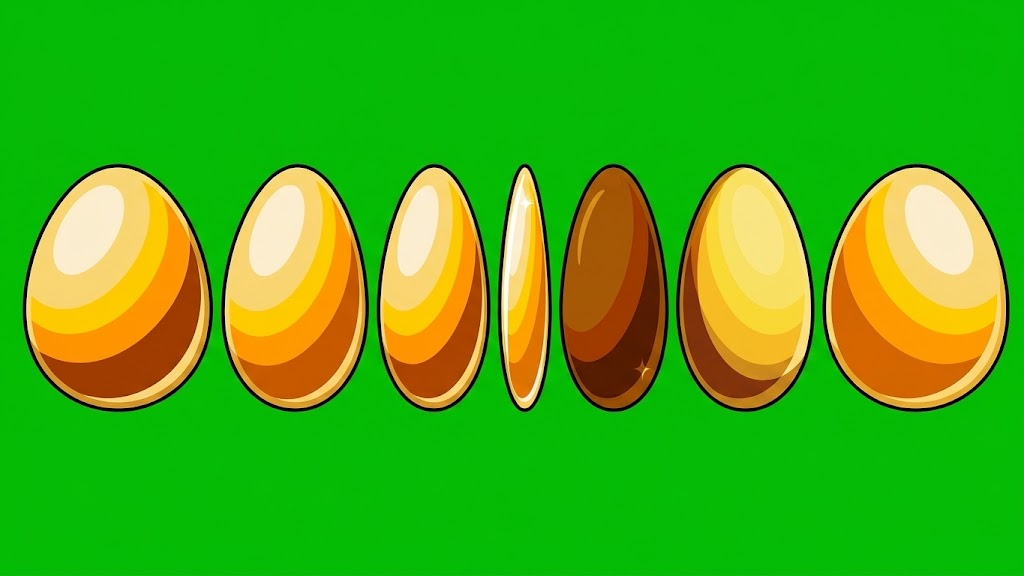
#> input picture sheets/v2/egg_spin.png, 1024 x 576 px, found by its file name
$ python cut_eggs.py
#> lines starting #> are read from the running program, lines starting #| are printed output that depends on the picture; after the words box and inside, x2 and y2 are one past the last pixel; in counts of white or black regions, pixels touching at a corner belong together
### tools/imglib.py
import numpy as np, json, os, sys
from PIL import Image

GEN = "gen"
OUT = r"C:\Users\it\Desktop\jj-landscape"
ANIM = os.path.join(OUT, "anim")

def key_green(im, tol=52):
    """Alpha-key a flat green screen. Returns RGBA float-safe uint8 array."""
#> called with tol = 52
    a = np.asarray(im.convert("RGB")).astype(np.int16)
    r, g, b = a[..., 0], a[..., 1], a[..., 2]
    # generous: green channel clearly dominant over both others
    green = (g - np.maximum(r, b)) > tol
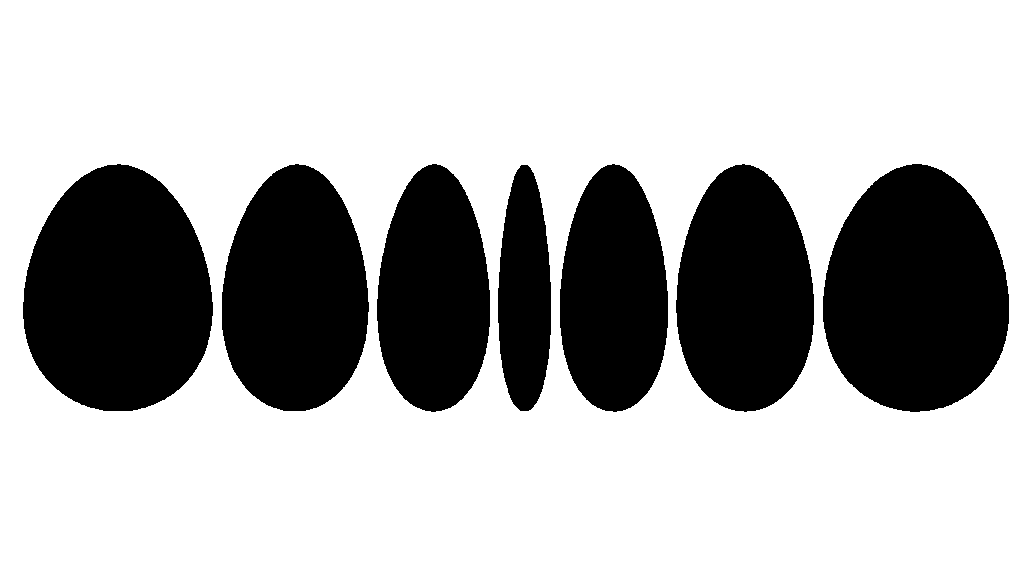
#> green: shape (576, 1024) bool; 69.5% white; 7 black regions, largest, box (x1, y1, x2, y2) and area: (23, 164, 213, 411) 36401, (823, 164, 1009, 412) 35809, (222, 164, 369, 411) 28248
    rgba = np.dstack([a.astype(np.uint8), np.where(green, 0, 255).astype(np.uint8)])
    return rgba

def despill(rgba):
    """Pull the green fringe out of the surviving edge pixels."""
    a = rgba.astype(np.int16)
#> a: shape (576, 1024, 4) int16
    r, g, b = a[..., 0], a[..., 1], a[..., 2]
    lim = np.maximum(r, b)
    over = (g > lim) & (rgba[..., 3] > 0)
#> over: shape (576, 1024) bool; 1.3% white in thin lines or dots, all inside (x1, y1, x2, y2) = (23, 164, 1009, 412)
    a[..., 1] = np.where(over, lim, g)
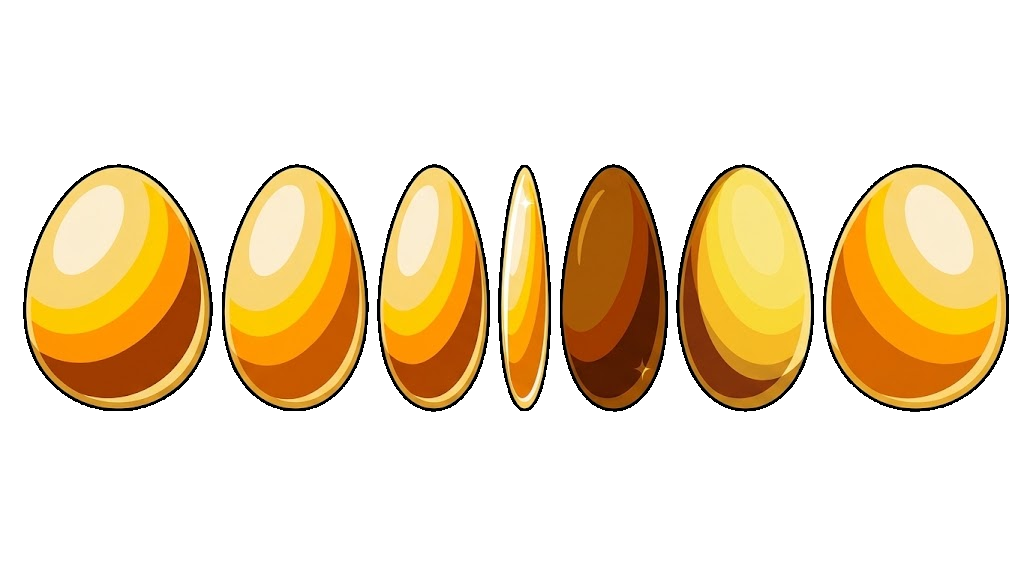
#> a: shape (576, 1024, 4) int16; mean R, G, B, A 67.3, 175.1, 20.9, 77.8; transparent parts drawn white
    return a.astype(np.uint8)

# [13 lines left out: function col_split, not called in this run]

def bbox(alpha):
    ys, xs = np.nonzero(alpha)
    if not len(ys): return None
    return xs.min(), ys.min(), xs.max() + 1, ys.max() + 1

# [5 lines left out: function cap_area, not called in this run]

from collections import deque

def label(mask):
    """4-connected components. Returns (labels, count) with 0 = background."""
    h, w = mask.shape
#> h = 576; w = 1024
    lab = np.zeros((h, w), np.int32)
    n = 0
    for sy in range(h):
        row = mask[sy]
        for sx in range(w):
            if not row[sx] or lab[sy, sx]: continue
            n += 1
            q = deque([(sy, sx)]); lab[sy, sx] = n
            while q:
                y, x = q.popleft()
                for dy, dx in ((1,0),(-1,0),(0,1),(0,-1)):
                    ny, nx = y+dy, x+dx
                    if 0 <= ny < h and 0 <= nx < w and mask[ny, nx] and not lab[ny, nx]:
                        lab[ny, nx] = n; q.append((ny, nx))
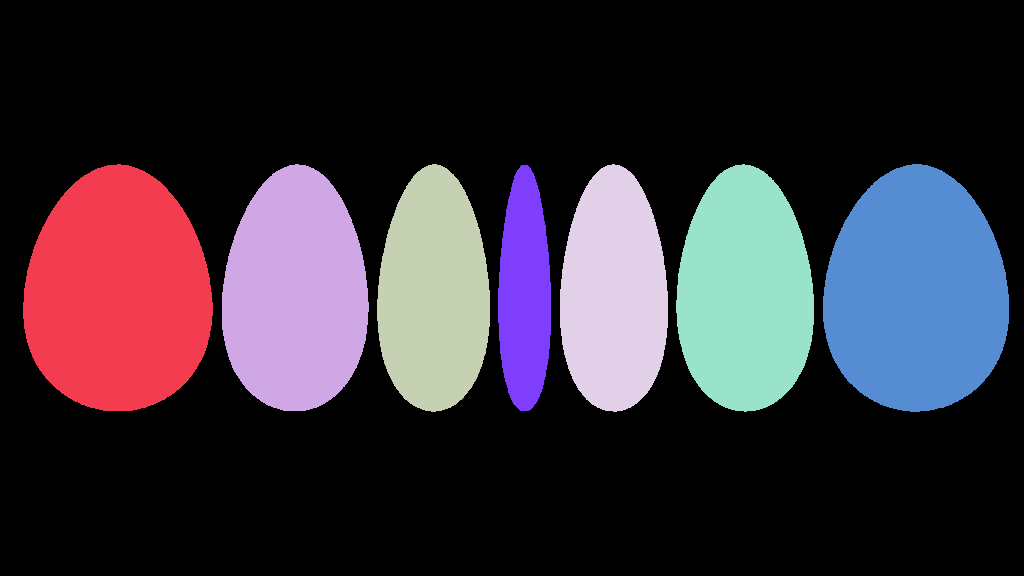
#> lab: shape (576, 1024) int32; 8 distinct labels, from 0 to 7; one colour per label, 0 black
#> after the loop, n = 7
    return lab, n

# [58 lines left out: functions flood_split, erode, fat_radius, key_sky, not called in this run]

### tools/paths.py
# -*- coding: utf-8 -*-
"""Where the raw generations live, now that they no longer live here.

   The game folder holds what SHIPS plus the scripts that rebuild it. The
   sheets those scripts read -- every Gemini render, the reference art, the
   30-second music masters -- are 145MB of source that the game never loads,
   so they sit with the tool that made them instead:

       Gemini Studio / dgh /  sheets  ref  audio  concept  frames  anim_src

   which is also the DGH section in the Studio dashboard, so a sheet can be
   looked at, re-cut or re-generated from the same place.

   Every cut_*.py reads from SHEETS, every gen_*.py writes into it, and the
   art they produce still lands in art/ and anim/ next to the game. Override
   with DGH_ARCHIVE if the studio ever moves."""
import os

ROOT = os.path.dirname(os.path.dirname(os.path.abspath(__file__)))   # the game

ARCHIVE = os.environ.get('DGH_ARCHIVE') or os.path.join(
    os.path.dirname(ROOT), 'Gemini Prompt Sender', 'dashboard', 'dgh')

SHEETS  = os.path.join(ARCHIVE, 'sheets')      # v2 / v3 / v4, the raw renders
REF     = os.path.join(ARCHIVE, 'ref')         # key art + attachment references
AUDIOSRC= os.path.join(ARCHIVE, 'audio')       # the 192k music masters

def sheets(*parts):
    return os.path.join(SHEETS, *parts)

# [8 lines left out: function need, not called in this run]

### tools/cut_eggs.py
# -*- coding: utf-8 -*-
"""Assemble the golden egg's spin from a painted turnaround sheet.

Three approaches were tried and the first two are written up here because both
are tempting and both are wrong:

  1. Squash one hero egg horizontally per frame. The silhouette narrows but the
     highlight stays welded to the surface, so the eye reads a picture being
     scaled rather than an object turning. This is what "cheap" looks like.
  2. Wrap the painting round a solid of revolution and re-project it -- a pixel
     at horizontal position u sits at surface angle asin(u), so after turning by
     t it is seen at sin(asin(u) + t). The model is correct and the output was
     striped: the mapping crushes the whole texture into a few columns at the
     silhouette, so a handful of source pixels smear across the edge. Doing it
     properly wants real area sampling.

So the SHADING is painted, per angle, and only the WIDTH is set here. That
split is the point: the thing that has to be hand-drawn is the thing a program
cannot fake -- bands that curve round the form like lines of longitude, a warm
bounce light hugging the dark limb, a bright polished rim at the edge -- and the
thing a program should own is the one number the artist cannot hold steady
across ten drawings, the silhouette width.

The sheet comes back in whatever order the model felt like, so frames are picked
by MEASUREMENT: width says how far round it is, mean brightness says whether it
is the lit face or the reverse. `CYCLE` then lays them out on a cosine, and the
second half of the turn reuses the first half's art MIRRORED, which is what a
symmetric object actually does and stops the loop reading as a repeat.

    python cut_eggs.py          # sheets/v2/egg_spin.png -> anim/egg*.webp
"""
import os, sys
sys.path.insert(0, os.path.dirname(os.path.abspath(__file__)))
from paths import SHEETS, REF, AUDIOSRC, ROOT as GAME, sheets, need
import os, sys, json
import numpy as np
from PIL import Image

sys.path.insert(0, os.path.dirname(os.path.abspath(__file__)))
from imglib import key_green, despill, bbox, label

ROOT = os.path.dirname(os.path.dirname(os.path.abspath(__file__)))
SH   = sheets("v2")
ANIM = os.path.join(ROOT, "anim")

TALL = 62        # frame height in sprite pixels
# TWELVE, not ten. At 36 degrees a step no frame lands on 90, so there is no
# true edge-on view and the nearest two are a third of full width -- which put
# FOUR of ten frames into a sliver and turned a run of eggs into a row of
# splinters. At 30 degrees a step the edge is hit exactly, twice, and only twice.
N    = 12
# And the width is eased. A raw |cos t| crowds the cycle toward the edge; the
# exponent fattens the middle so the egg reads as a solid object turning, with
# one quick flick through the edge, which is what the hand-made set did.
EASE = 0.70
MINW = 0.22      # the edge-on frame keeps this much width; 0 would vanish
MAXF = 16        # tidy up frames left by a longer previous cycle
# The painted reverse is genuinely dark, which is right for a lit object and
# wrong for a pickup: half a cycle of dark brown reads as the egg flickering out
# of existence rather than turning. Lifted to about four fifths of the lit face,
# which keeps it obviously the shadow side while keeping it obviously gold.
LIFT = 1.34


def read_sheet(path):
    """Every egg on the sheet, with the two measurements that place it."""
    rgba = despill(key_green(Image.open(path)))
    lab, n = label(rgba[..., 3] > 0)
#> n = 7
    out = []
    for i in range(1, n + 1):
        m = lab == i
        if int(m.sum()) < 2500: continue
        bb = bbox(m)
        sub = rgba[bb[1]:bb[3], bb[0]:bb[2]].copy()
        sub[..., 3] = np.where(m[bb[1]:bb[3], bb[0]:bb[2]], sub[..., 3], 0)
        px = sub[..., :3][sub[..., 3] > 60]
        out.append({"img": sub, "w": bb[2] - bb[0], "lum": float(px.mean())})
#> this loop made 7 passes
#> bb on passes 1 to 7: (23, 164, 213, 411), (222, 164, 369, 411), (377, 164, 490, 412), (560, 164, 668, 412), (676, 164, 814, 412), (823, 164, 1009, 412), (498, 165, 551, 411)
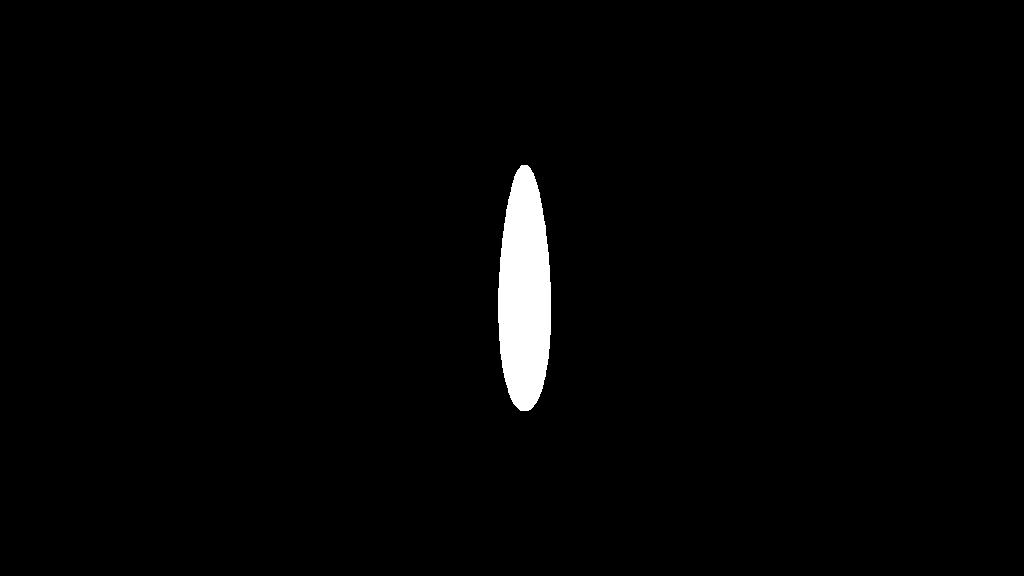
#> m: shape (576, 1024) bool; 1.7% white; 1 white region, box (x1, y1, x2, y2) and area: (498, 165, 551, 411) 10193
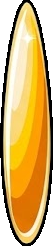
#> sub: shape (246, 53, 4); mean of channels 0, 1, 2, 3 163.7, 161.1, 56.8, 199.4; transparent parts drawn white
#> after the loop, out = 7 items
    return out


def main():
    fr = read_sheet(os.path.join(SH, "egg_spin.png"))
    wide = max(f["w"] for f in fr)
#> wide = 190
    # EDGES FIRST, then lit vs reverse. Splitting the whole sheet on median
    # brightness put the edge-on views -- which are mid-toned by nature, being
    # mostly rim -- into the reverse pool, where LIFT then brightened them into
    # pale slivers. Width says which frames are edges; only the WIDE ones get
    # sorted by brightness, and the split is taken at their biggest GAP rather
    # than at a median, because a median splits a group in half whether or not
    # there are two groups to split.
    edges = [f for f in fr if f["w"] < wide * 0.60]
#> edges = 3 items
    body  = sorted([f for f in fr if f["w"] >= wide * 0.60], key=lambda f: f["lum"])
#> body = 4 items
    gaps  = [(body[i+1]["lum"] - body[i]["lum"], i) for i in range(len(body)-1)]
#> gaps = [(0.00325, 0), (4.88, 1), (3.28, 2)]
    cut   = max(gaps)[1] if gaps else 0
#> cut = 1
    back  = sorted(body[:cut+1], key=lambda f: -f["w"])
#> back = 2 items
    front = sorted(body[cut+1:], key=lambda f: -f["w"])
#> front = 2 items
    if not front: front, back = back, front
    if not back: back = front[-2:]
    if not edges: edges = front[-1:]
    print("  %d on the sheet: %d lit, %d reverse, %d edge"
          % (len(fr), len(front), len(back), len(edges)))
#|   7 on the sheet: 2 lit, 2 reverse, 3 edge

    def pick(pool, frac):
        """the drawing whose own width is closest to the angle we want"""
        return min(pool, key=lambda f: abs(f["w"]/wide - frac))

    meta = []
    for i in range(N):
        t = i * 2 * np.pi / N
        c = np.cos(t)
        frac = max(MINW, abs(c) ** EASE)
        edge = abs(c) < 0.2
        src = pick(edges if edge else (front if c >= 0 else back), frac)
        art = src["img"]
        if c < 0 and not edge:
            art = art.copy()
            art[..., :3] = np.clip(art[..., :3].astype(np.float32) * LIFT, 0, 255).astype(np.uint8)
        im = Image.fromarray(art, "RGBA")
        # the back half of the turn is the front half seen from the other side
        if i > N // 2: im = im.transpose(Image.FLIP_LEFT_RIGHT)
        h = TALL
        w = max(1, round(wide * frac * (TALL / im.height)))
        im = im.resize((w, h), Image.LANCZOS)
        f = "egg%d.webp" % i
        im.save(os.path.join(ANIM, f), "WEBP", quality=92, method=6)
        # eggs hang on their CENTRE, not their feet: they float, spin and fly to
        # the counter, and every one of those wants the middle of the sprite
        meta.append({"f": f, "w": w, "h": h, "ay": h / 2.0})
        print("   %s %2dx%d  %s" % (f, w, h, "edge" if edge else ("lit" if c >= 0 else "reverse")))
#> this loop made 12 passes
#> w on passes 1 to 12: 48, 43, 29, 11, 29, 43, 48, 43, 29, 11, 29, 43
#|    egg0.webp 48x62  lit
#|    egg1.webp 43x62  lit
#|    egg2.webp 29x62  lit
#|    egg3.webp 11x62  edge
#|    egg4.webp 29x62  reverse
#|    egg5.webp 43x62  reverse
#|    egg6.webp 48x62  reverse
#|    egg7.webp 43x62  reverse
#> (further printed lines are left out)
#> pass 1, in main, `art = src["img"]`:
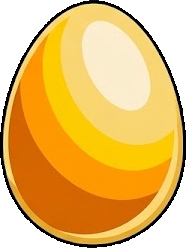
#> art: shape (248, 186, 4); mean of channels 0, 1, 2, 3 179, 171.5, 49.1, 198; transparent parts drawn white
#> after the loop:
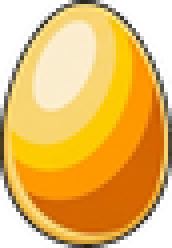
#> im: PIL image 43x62 RGBA (shown 4 times larger); mean R, G, B, A 179.5, 133.5, 49, 198; transparent parts drawn white
#> after the loop, meta = 12 items
    for old in range(N, MAXF):
        p = os.path.join(ANIM, "egg%d.webp" % old)
        if os.path.exists(p): os.remove(p); print("   removed %s" % os.path.basename(p))
    print(json.dumps(meta, separators=(",", ":")))
#> (printed output is left out)
    return meta


if __name__ == "__main__":
    main()
